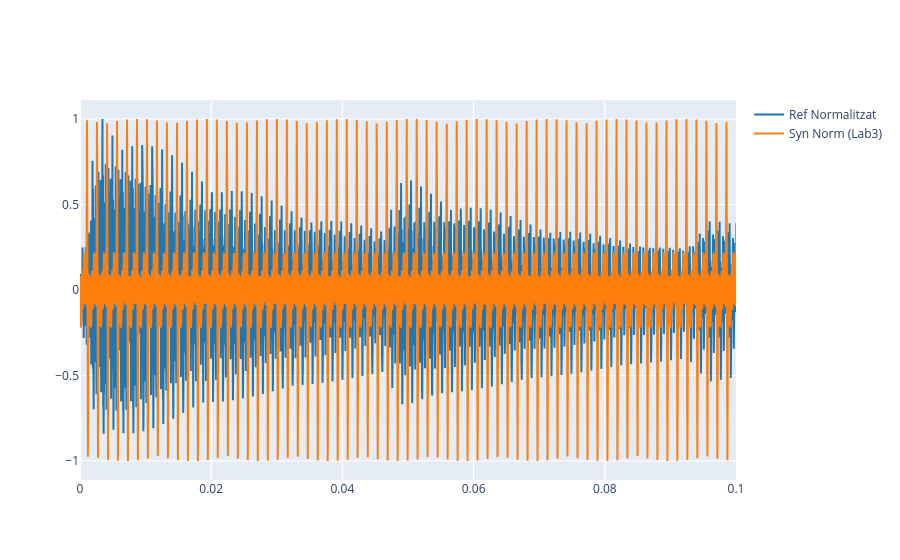

Notebook code cell kept with this figure:
### Code cell
#NORMALITZO ELS SENYALS PER OBSERVAR-HO MILLOR

ref_norm = ref / np.max(np.abs(ref))
syn_norm = syn / np.max(np.abs(syn))

plot_signals([ref_norm[:samples], syn_norm[:samples]], fs, name=['Ref Normalitzat', 'Syn Norm (Lab3)']) #Mostrem els senyals

### Figure 1 — Plotly figure (JSON) as saved in the notebook; plotly's stock layout.template omitted (floating-point values rounded to 4 significant figures; data arrays with more than 128 entries replaced by an {"elided": "..."} marker saying what was removed)
{"data": [{"line": {"color": "#1f77b4", "shape": "linear"}, "mode": "lines", "name": "Ref Normalitzat", "type": "scatter", "x": {"elided": "4410 float values"}, "y": {"elided": "4410 float values"}}, {"line": {"color": "#ff7f0e", "shape": "linear"}, "mode": "lines", "name": "Syn Norm (Lab3)", "type": "scatter", "x": {"elided": "4410 float values"}, "y": {"elided": "4410 float values"}}], "layout": {}}
